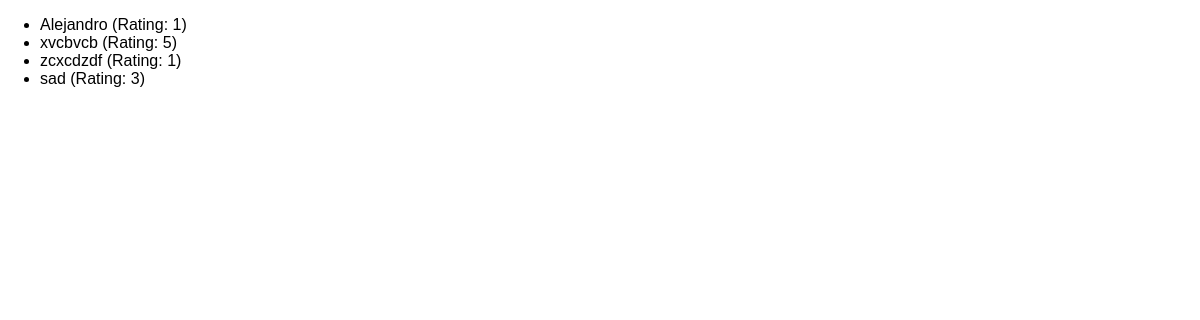
Page /reviews on the earlier database version.
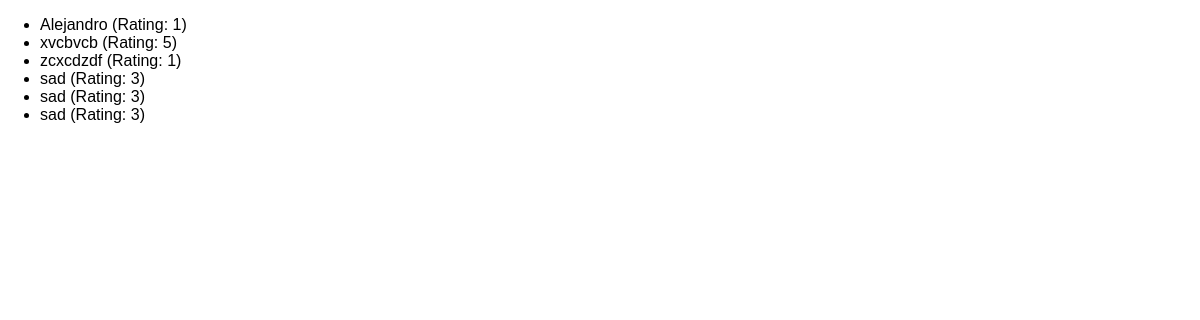
Same page on the later database version.
### reviews/models.py (models this page shows)
class Review(models.Model):
    user_name = models.CharField(max_length=100)
    review_text = models.TextField()
    rating = models.IntegerField()

### reviews/views.py (the view)
# urls.py: path("reviews",views.ReviewListView.as_view())
class ReviewListView(TemplateView):
    template_name = "reviews/review_list.html"
    def get_context_data(self, **kwargs):
        context = super().get_context_data(**kwargs)
        reviews = Review.objects.all()
        context["reviews"] = reviews
        return context

### reviews/templates/reviews/review_list.html (shortened to what this page needs)
{% extends "reviews/base.html" %}
{% block content %}
<ul>
    {% for review in reviews %}
        <li>
            {{ review.user_name }} (Rating: {{ review.rating }})
        </li>
    {% endfor %}
</ul>
{% endblock %}

### reviews/templates/reviews/base.html (shortened to what this page needs)
{% load static %}
<!DOCTYPE html>
<html lang="en">
    <head>
        <link rel="stylesheet" href="{% static "reviews/styles.css" %}">
    </head>
    <body>
        {% block content %}
        {% endblock %}
    </body>
</html>

### reviews/static/reviews/styles.css (style rules this page uses)
body { font-family: sans-serif; margin: 0; }

Differences in the rows shown:
added Review: user_name "sad", rating "3"
added Review: user_name "sad", rating "3"
